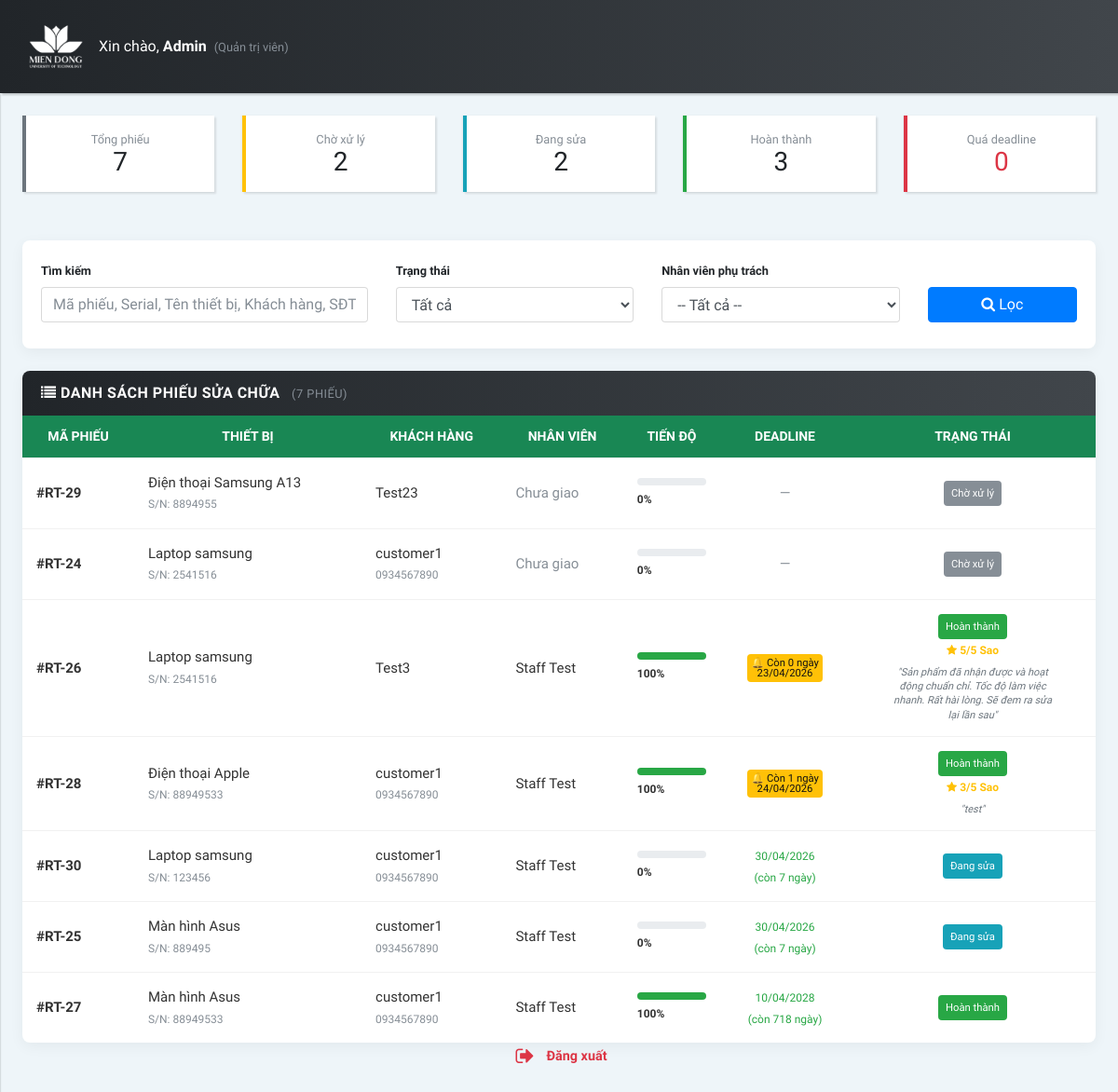
Page /frontend/admin/tracuu_manager.php (signed in) on the committed database.
### tables this page shows
CREATE TABLE `repair_tickets` (
  `id` int(11) NOT NULL,
  `device_id` int(11) DEFAULT NULL,
  `device_name` varchar(150) DEFAULT NULL,
  `reported_serial` varchar(100) DEFAULT NULL,
  `customer_id` int(11) NOT NULL,
  `assigned_to` int(11) DEFAULT NULL,
  `user_id` int(11) DEFAULT NULL,
  `received_date` date DEFAULT NULL,
  `assigned_date` date DEFAULT NULL,
  `due_date` date DEFAULT NULL,
  `description` text DEFAULT NULL,
  `status` enum('pending','repairing','completed','cancelled') DEFAULT 'pending',
  `progress` int(3) NOT NULL DEFAULT 0,
  `created_at` timestamp NOT NULL DEFAULT current_timestamp(),
  `updated_at` timestamp NOT NULL DEFAULT current_timestamp() ON UPDATE current_timestamp(),
  `estimated_cost` int(11) DEFAULT 0 COMMENT 'Chi phí sửa chữa dự kiến (Báo giá)',
  `customer_approval` enum('waiting','approved','rejected') DEFAULT 'waiting' COMMENT 'Trạng thái khách hàng duyệt báo giá'
);

CREATE TABLE `customers` (
  `id` int(11) NOT NULL,
  `name` varchar(150) NOT NULL,
  `phone` varchar(50) DEFAULT NULL,
  `email` varchar(150) NOT NULL,
  `password` varchar(255) NOT NULL,
  `address` text DEFAULT NULL,
  `created_at` timestamp NOT NULL DEFAULT current_timestamp(),
  `updated_at` timestamp NOT NULL DEFAULT current_timestamp() ON UPDATE current_timestamp()
);

CREATE TABLE `users` (
  `id` int(11) NOT NULL,
  `name` varchar(100) DEFAULT NULL,
  `email` varchar(150) DEFAULT NULL,
  `password` varchar(255) NOT NULL,
  `role` enum('admin','manager','staff') NOT NULL DEFAULT 'staff',
  `created_at` timestamp NOT NULL DEFAULT current_timestamp(),
  `updated_at` timestamp NOT NULL DEFAULT current_timestamp() ON UPDATE current_timestamp()
);

CREATE TABLE `repair_reviews` (
  `id` int(11) NOT NULL,
  `repair_ticket_id` int(11) NOT NULL,
  `customer_id` int(11) NOT NULL,
  `rating` tinyint(1) NOT NULL CHECK (`rating` between 1 and 5),
  `comment` text DEFAULT NULL,
  `created_at` timestamp NOT NULL DEFAULT current_timestamp()
);

### frontend/admin/tracuu_manager.php (the view, shortened to what this page needs)
<?php
require_once "../../backend/config/database.php";
$currentRole   = $_SESSION['role'];
$roleLabel     = ['admin'=>'Quản trị viên','manager'=>'Quản lý','staff'=>'Nhân viên kỹ thuật'];
$today         = date('Y-m-d');
$stats = mysqli_fetch_assoc(mysqli_query($conn,
    "SELECT
        COUNT(*) as total,
        SUM(status='pending') as pending,
        SUM(status='repairing') as repairing,
        SUM(status='completed') as completed,
        SUM(due_date < '$today' AND status NOT IN ('completed','cancelled')) as overdue
     FROM repair_tickets"));
$search        = trim($_GET['q'] ?? '');
$filter_status = $_GET['status'] ?? 'all';
$sql = "SELECT rt.id, rt.status, rt.progress, rt.due_date, rt.assigned_date,
               rt.description,
               COALESCE(d.name, rt.device_name) AS device_name, COALESCE(d.serial_number, rt.reported_serial) AS serial_number,
               c.name AS customer_name, c.phone,
               u.name AS staff_name,
               rr.rating, rr.comment
        FROM repair_tickets rt
        LEFT JOIN repair_reviews rr ON rt.id = rr.repair_ticket_id
        LEFT JOIN devices d ON d.id = rt.device_id
        JOIN customers c ON c.id = rt.customer_id
        LEFT JOIN users u ON u.id = rt.user_id
        WHERE 1=1";
$sql .= " ORDER BY
    CASE WHEN rt.due_date IS NOT NULL AND rt.due_date < '$today' AND rt.status NOT IN ('completed','cancelled') THEN 0 ELSE 1 END,
    rt.due_date ASC, rt.id DESC";
$stmt = mysqli_prepare($conn, $sql);
mysqli_stmt_execute($stmt);
$results = mysqli_fetch_all(mysqli_stmt_get_result($stmt), MYSQLI_ASSOC);
?>
<!DOCTYPE html>
<html lang="vi">
<head>
    <link rel="stylesheet" href="css/bootstrap.min.css">
    <link rel="stylesheet" href="font-awesome-4.7.0/css/font-awesome.min.css">
    <link rel="stylesheet" href="css/style.default.css">
    <link rel="stylesheet" href="css/style.css">
</head>
<body>
<header class="header">
    <nav class="navbar navbar-expand-lg">
        <div class="container-fluid">
            <div class="navbar-holder d-flex align-items-center justify-content-between">
                <div class="navbar-header d-flex align-items-center w-100">
                    <a href="quanly.php" class="navbar-brand">
                        <div class="brand-text brand-big hidden-lg-down">
                            <img src="img/logo.png" width="60" alt="Logo" class="img-fluid">
                        </div>
                    </a>
                    <ul class="nav-menu list-unstyled d-flex flex-md-row align-items-md-center mb-0" style="margin-left:auto;gap:20px;">
                        <li class="nav-item text-white">
                            Xin chào, <strong><?= htmlspecialchars($_SESSION['name'] ?? '') ?></strong>
                            <small class="text-muted ml-1">(<?= $roleLabel[$currentRole] ?? '' ?>)</small>
                        </li>
                    </ul>
                </div>
            </div>
        </div>
    </nav>
</header>
<div class="page-content d-flex align-items-stretch">
    <nav class="side-navbar">
        <div style="position:absolute;bottom:20px;left:0;right:0;padding:0 10px;">
            <a href="#" id="logoutBtn"
               class="d-inline-flex align-items-center py-2 px-3 text-danger font-weight-bold"
               style="width:fit-content;border-radius:6px;">
                <i class="fa fa-sign-out mr-2"></i> Đăng xuất
            </a>
        </div>
    </nav>
    <div class="content-inner w-100 p-4">
        <div class="row mb-4">
            <div class="col-6 col-md mb-2">
                <div class="card p-3 text-center" style="border-left:4px solid #6c757d;">
                    <small class="text-muted">Tổng phiếu</small>
                    <h3 class="mb-0"><?= intval($stats['total']) ?></h3>
                </div>
            </div>
            <div class="col-6 col-md mb-2">
                <div class="card p-3 text-center" style="border-left:4px solid #ffc107;">
                    <small class="text-muted">Chờ xử lý</small>
                    <h3 class="mb-0"><?= intval($stats['pending']) ?></h3>
                </div>
            </div>
            <div class="col-6 col-md mb-2">
                <div class="card p-3 text-center" style="border-left:4px solid #17a2b8;">
                    <small class="text-muted">Đang sửa</small>
                    <h3 class="mb-0"><?= intval($stats['repairing']) ?></h3>
                </div>
            </div>
            <div class="col-6 col-md mb-2">
                <div class="card p-3 text-center" style="border-left:4px solid #28a745;">
                    <small class="text-muted">Hoàn thành</small>
                    <h3 class="mb-0"><?= intval($stats['completed']) ?></h3>
                </div>
            </div>
            <div class="col-6 col-md mb-2">
                <div class="card p-3 text-center" style="border-left:4px solid #dc3545;">
                    <small class="text-muted">Quá deadline</small>
                    <h3 class="mb-0 text-danger"><?= intval($stats['overdue']) ?></h3>
                </div>
            </div>
        </div>
        <div class="card card-idt-main mb-4">
            <div class="card-body">
                <form method="GET" class="row align-items-end">
                    <div class="col-md-4 mb-2">
                        <label class="small font-weight-bold">Tìm kiếm</label>
                        <input type="text" name="q" class="form-control"
                               placeholder="Mã phiếu, Serial, Tên thiết bị, Khách hàng, SĐT..."
                               value="<?= htmlspecialchars($search) ?>">
                    </div>
                    <div class="col-md-3 mb-2">
                        <label class="small font-weight-bold">Trạng thái</label>
                        <select name="status" class="form-control">
                            <option value="all"       <?= $filter_status==='all'?'selected':'' ?>>Tất cả</option>
                        </select>
                    </div>
                    <div class="col-md-3 mb-2">
                        <label class="small font-weight-bold">Nhân viên phụ trách</label>
                        <select name="staff_id" class="form-control">
                            <option value="0">-- Tất cả --</option>
                        </select>
                    </div>
                    <div class="col-md-2 mb-2">
                        <button type="submit" class="btn btn-primary btn-block">
                            <i class="fa fa-search"></i> Lọc
                        </button>
                    </div>
                </form>
            </div>
        </div>
        <div class="card card-idt-main">
            <div class="card-header-idt">
                <h4 class="title-idt">
                    <i class="fa fa-list"></i> Danh sách phiếu sửa chữa
                    <small class="text-muted ml-2">(<?= count($results) ?> phiếu)</small>
                </h4>
            </div>
            <div class="card-body no-padding">
                <div class="table-responsive">
                    <table class="table idt-table-report table-hover mb-0">
                        <thead>
                            <tr>
                                <th>Mã phiếu</th>
                                <th>Thiết bị</th>
                                <th>Khách hàng</th>
                                <th>Nhân viên</th>
                                <th>Tiến độ</th>
                                <th class="text-center">Deadline</th>
                                <th class="text-center">Trạng thái</th>
                            </tr>
                        </thead>
                        <tbody>
                        <?php if(empty($results)): ?>
                            <tr><td colspan="7" class="text-center text-muted py-4">Không có phiếu nào.</td></tr>
                        <?php else: foreach($results as $r):
                            $badge='badge-secondary'; $label='Chờ xử lý';
                            if($r['status']==='repairing'){$badge='badge-info';$label='Đang sửa';}
                            if($r['status']==='completed'){$badge='badge-success';$label='Hoàn thành';}
                            $reviewHtml = '';
                            if ($r['status'] === 'completed' && !empty($r['rating'])) {
                                $reviewHtml = "<br><small class='text-warning font-weight-bold'><i class='fa fa-star'></i> {$r['rating']}/5 Sao</small>";
                                if (!empty($r['comment'])) {
                                    $reviewHtml .= "<div class='review-comment-box'>\"" . htmlspecialchars($r['comment']) . "\"</div>";
                                }
                            }
                            $deadlineHtml='<span class="text-muted">—</span>';
                            if($r['due_date']){
                                $diff=(int)(new DateTime($today))->diff(new DateTime($r['due_date']))->format('%r%a');
                                $fmt=(new DateTime($r['due_date']))->format('d/m/Y');
                                if($diff<0 && !in_array($r['status'],['completed','cancelled']))
                                    $deadlineHtml="<span class='badge badge-danger p-1'>⚠ Quá ".abs($diff)." ngày<br>$fmt</span>";
                                elseif($diff<=2)
                                    $deadlineHtml="<span class='badge badge-warning p-1'>🔔 Còn $diff ngày<br>$fmt</span>";
                                else
                                    $deadlineHtml="<small class='text-success'>$fmt<br>(còn $diff ngày)</small>";
                            }
                            $bar=intval($r['progress']);
                            $barColor=$bar>=90?'bg-success':($bar<30?'bg-danger':'bg-info');
                        ?>
                            <tr>
                                <td><strong>#RT-<?= $r['id'] ?></strong></td>
                                <td><?= htmlspecialchars($r['device_name']) ?><br>
                                    <small class="text-muted">S/N: <?= htmlspecialchars($r['serial_number']??'—') ?></small></td>
                                <td><?= htmlspecialchars($r['customer_name']) ?><br>
                                    <small class="text-muted"><?= htmlspecialchars($r['phone']) ?></small></td>
                                <td><?= $r['staff_name'] ? htmlspecialchars($r['staff_name']) : '<span class="text-muted">Chưa giao</span>' ?></td>
                                <td class="align-middle">
                                    <div class="progress" style="height:8px;margin-bottom:3px;">
                                        <div class="progress-bar <?= $barColor ?>" style="width:<?= $bar ?>%"></div>
                                    </div>
                                    <small class="font-weight-bold"><?= $bar ?>%</small>
                                </td>
                                <td class="text-center"><?= $deadlineHtml ?></td>
                                <td class="text-center">
                                    <span class="badge <?= $badge ?> p-2"><?= $label ?></span>
                                    <?= $reviewHtml ?>
                                </td>
                            </tr>
                        <?php endforeach; endif; ?>
                        </tbody>
                    </table>
                </div>
            </div>
        </div>
    </div>
</div>
</body>
</html>

### frontend/admin/css/style.default.css (style rules this page uses)
body { font-family: 'Roboto Condensed', sans-serif; overflow-x: hidden; }
a, i, span { display: inline-block; text-decoration: none; transition: all 0.3s; }
ul { margin: 0; padding: 0; }
.container-fluid { padding: 0 30px; }
table { font-size: 0.9em; color: #666; }
.content-inner { padding:25px; width: calc(100% - 250px); background: #EEF5F9; }
button, input { outline: none !important; }
.card { border-radius: 0; border: none; margin-bottom: 20px; box-shadow: 2px 2px 2px rgba(0, 0, 0, 0.1), -1px 0 2px rgba(0, 0, 0, 0.05); }
.card-body { padding: 20px; }
.no-padding { padding: 0 !important; }
.badge { font-weight: 400; }
nav.side-navbar { background: #fff; min-width: 250px; max-width: 250px; color: #686a76; box-shadow: 1px 1px 1px rgba(0, 0, 0, 0.1); z-index: 999; }
nav.side-navbar a { color: inherit; position: relative; font-size: 0.9em; }
nav.side-navbar a i { font-size: 1.5em; width: 30px; margin-right: 10px; transition: none; }
@media (max-width: 1200px) { nav.side-navbar { margin-left: -90px; min-width: 90px; max-width: 90px; text-align: center; } }
@media (max-width: 1200px) { .content-inner { width: 100%; } }
nav.navbar { background: linear-gradient(to left, #41464b, #212529); padding-top: 15px; padding-bottom: 15px; color: #fff; position: relative; border-radius: 0; box-shadow: 2px 2px 2px rgba(0, 0, 0, 0.2); z-index: 9999; padding-left: 0; padding-right: 0; }
nav.navbar a { color: inherit; }
nav.navbar .container-fluid { width: 100%; }

### frontend/admin/css/style.css (style rules this page uses)
.card-idt-main { border: none; box-shadow: 0 4px 15px rgba(0, 0, 0, 0.05); border-radius: 8px; margin-bottom: 30px; background: #fff; overflow: hidden; }
.card-header-idt { background: linear-gradient(to left, #41464b, #212529) !important; padding: 15px 20px !important; display: flex; justify-content: space-between; align-items: center; }
.card-header-idt .title-idt { margin: 0; color: #fff !important; font-size: 16px !important; font-weight: bold !important; text-transform: uppercase; letter-spacing: 0.5px; }
.card-body.no-padding { padding: 0; }
.idt-table-report { width: 100% !important; border-collapse: collapse; margin-bottom: 0; }
.idt-table-report thead th { background-color: #198754 !important; color: #fff !important; font-size: 14px !important; padding: 12px 15px !important; border: none !important; text-transform: uppercase; text-align: center; vertical-align: middle; }
.idt-table-report tbody td { font-size: 15px !important; padding: 15px !important; vertical-align: middle !important; color: #333; border-top: 1px solid #f1f1f1; }
.review-comment-box { display: block; max-width: 180px; margin: 5px auto 0; white-space: normal; word-wrap: break-word; overflow-wrap: break-word; font-size: 11px; line-height: 1.4; color: #6c757d; font-style: italic; }

### rows in the picture
repair_tickets: id "29", device_name "Điện thoại Samsung A13", serial_number "8894955", customer.name "Test23", shows "Chưa giao", progress "0", label "Chờ xử lý"
repair_tickets: id "24", device_name "Laptop samsung", serial_number "2541516", customer.name "customer1", customer.phone "0934567890", shows "Chưa giao", progress "0", label "Chờ xử lý"
repair_tickets: id "26", device_name "Laptop samsung", serial_number "2541516", customer.name "Test3", user.name "Staff Test", progress "100", due_date "23/04/2026", status "Hoàn thành", repair_reviews.rating "5", repair_reviews.comment "Sản phẩm đã nhận được và hoạt động chuẩn chỉ. Tốc độ làm việc nhanh. Rất hài lòng. Sẽ đem ra sửa lại lần sau"
repair_tickets: id "28", device_name "Điện thoại Apple", serial_number "88949533", customer.name "customer1", customer.phone "0934567890", user.name "Staff Test", progress "100", due_date "24/04/2026", status "Hoàn thành", repair_reviews.rating "3", repair_reviews.comment "test"
repair_tickets: id "30", device_name "Laptop samsung", serial_number "123456", customer.name "customer1", customer.phone "0934567890", user.name "Staff Test", progress "0", due_date "30/04/2026", status "Đang sửa"
repair_tickets: id "25", device_name "Màn hình Asus", serial_number "889495", customer.name "customer1", customer.phone "0934567890", user.name "Staff Test", progress "0", due_date "30/04/2026", status "Đang sửa"
repair_tickets: id "27", device_name "Màn hình Asus", serial_number "88949533", customer.name "customer1", customer.phone "0934567890", user.name "Staff Test", progress "100", due_date "10/04/2028", status "Hoàn thành"

### other values in the picture
$_SESSION['name'] "Admin"
$roleLabel[$currentRole] "Quản trị viên"
$stats['total'] "7"
$stats['pending'] "2"
$stats['repairing'] "2"
$stats['completed'] "3"
$stats['overdue'] "0"
count($results) "7"
